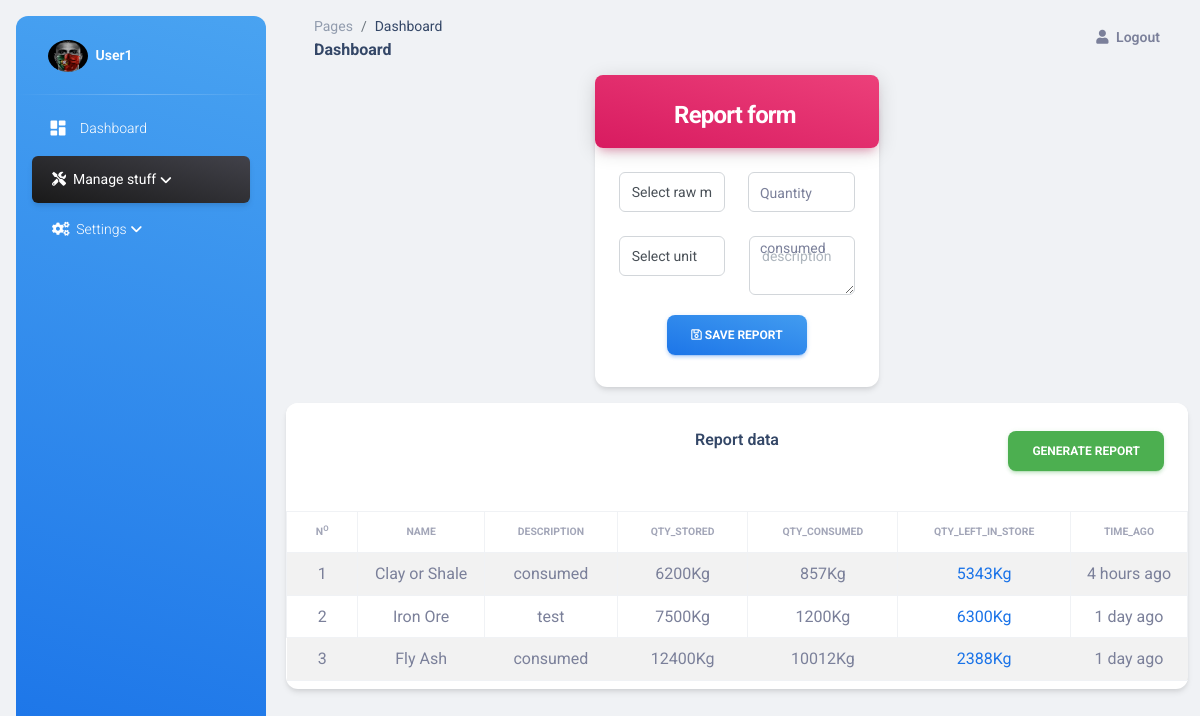
/system_users/Users/report.php (signed in), run on the app's committed database.
### tables this page shows
CREATE TABLE `users` (
  `u_id` int(11) NOT NULL,
  `name` varchar(100) DEFAULT NULL,
  `phone` varchar(100) DEFAULT NULL,
  `email` varchar(100) DEFAULT NULL,
  `password` varchar(100) DEFAULT NULL,
  `image` varchar(100) DEFAULT NULL
);

CREATE TABLE `raw_material` (
  `rm_id` int(11) NOT NULL,
  `name` varchar(100) DEFAULT NULL,
  `description` text DEFAULT NULL,
  `quantity_stored` int(11) DEFAULT NULL,
  `quantity_consumed` int(11) DEFAULT NULL,
  `unit` varchar(100) DEFAULT NULL,
  `consumed_time` varchar(100) DEFAULT NULL,
  `consumed_descr` text DEFAULT NULL,
  `user_fk_id` int(11) DEFAULT NULL
);

### system_users/Users/report.php (the view, shortened to what this page needs)
      <?php
    include "../../Connect/connection.php";
    $users_id=$_SESSION['u_id'];
    $sql_user_info="SELECT * FROM users where u_id=".$users_id."";
    $query_user_info=mysqli_query($con,$sql_user_info);
    while ($row_user_info=mysqli_fetch_assoc($query_user_info)) {
      $user_name=$row_user_info['name'];
      $user_image=$row_user_info['image'];
    }
                ?>
<!DOCTYPE html>
<html lang="en">
<?php require 'head.php';?>
<body class="g-sidenav-show  bg-gray-200">
  <aside class="sidenav navbar navbar-vertical navbar-expand-xs border-0 border-radius-xl my-3 fixed-start ms-3   bg-gradient-info" id="sidenav-main">
    <div class="sidenav-header">
      <a class="navbar-brand m-0" href="#" target="_blank">
        <img src="../../assets/img/users/<?php echo $user_image;?>" title="user image" style="width:40px;height:40px;border-radius:50%;" class="navbar-brand-img h-100" alt="main_logo">
        <span class="ms-1 font-weight-bold text-white"><?php echo $user_name;?></span>
      </a>
    </div>
    <hr class="horizontal light mt-0 mb-2">
    <div class="collapse navbar-collapse  w-auto " id="sidenav-collapse-main">
      <ul class="navbar-nav">
        <li class="nav-item">
          <a class="nav-link text-white" href="#" onclick="window.location.href='home.php'">
            <div class="text-white text-center me-2 d-flex align-items-center justify-content-center">
              <i class="material-icons opacity-10">dashboard</i>
            </div>
            <span class="nav-link-text ms-1">Dashboard</span>
          </a>
        </li>
        <li class="nav-item dropdown">
          <a class="nav-link dropdown-toggle text-white active bg-gradient-dark" href="#" id="navbarDropdown" role="button" data-bs-toggle="dropdown" aria-expanded="false">
            <span class="nav-link-text ms-1"><i class="fa fa-tools"></i>&nbsp;&nbsp;Manage stuff</span>
          </a>
        </li>
        <li class="nav-item dropdown">
          <a class="nav-link dropdown-toggle text-white" href="#" id="navbarDropdown" role="button" data-bs-toggle="dropdown" aria-expanded="false">
            <span class="nav-link-text ms-1"><i class="fa fa-cogs"></i>&nbsp;&nbsp;Settings</span>
          </a>
        </li>
      </ul>
    </div>
  </aside>
  <main class="main-content position-relative max-height-vh-100 h-100 border-radius-lg ">
    <nav class="navbar navbar-main navbar-expand-lg px-0 mx-4 shadow-none border-radius-xl" id="navbarBlur" data-scroll="true">
      <div class="container-fluid py-1 px-3">
        <nav aria-label="breadcrumb">
          <ol class="breadcrumb bg-transparent mb-0 pb-0 pt-1 px-0 me-sm-6 me-5">
            <li class="breadcrumb-item text-sm"><a class="opacity-5 text-dark" href="javascript:;">Pages</a></li>
            <li class="breadcrumb-item text-sm text-dark active" aria-current="page">Dashboard</li>
          </ol>
          <h6 class="font-weight-bolder mb-0">Dashboard</h6>
        </nav>
        <div class="collapse navbar-collapse mt-sm-0 mt-2 me-md-0 me-sm-4" id="navbar">
          <ul class="navbar-nav  justify-content-end">
            <li class="nav-item d-flex align-items-center">
              <a href="#" class="nav-link text-body font-weight-bold px-0" data-bs-toggle="modal" data-bs-target="#logoutModal">
                <i class="fa fa-user me-sm-1"></i>
                <span class="d-sm-inline d-none">Logout</span>
              </a>
            </li>
          </ul>
        </div>
      </div>
    </nav>
    <div class="container-fluid py-4">
      <div class="row">
        <div class="col-xl-4 col-sm-6"></div>
        <div class="col-xl-4 col-sm-6 mb-xl-0 mb-4">
            <div class="card z-index-0 fadeIn3 fadeInBottom">
              <div class="card-header p-0 position-relative mt-n4 z-index-2">
                <div class="bg-gradient-primary shadow-primary border-radius-lg py-3 pe-1">
                  <h4 class="text-white font-weight-bolder text-center mt-2 mb-0">Report form</h4>
                </div>
              </div>
              <div class="card-body">
                <form role="form" class="text-start" action="<?php echo htmlspecialchars($_SERVER['PHP_SELF']);?>" method="POST" enctype="multipart/form-data">
                    <div class="row">
                        <div class="col-xl-6 col-sm-6 mb-xl-0 mb-4">
                            <div class="input-group input-group-outline">
                            <select name="Raw_material" class="form-control" required>
                              <option value="">Select raw material</option>
                            </select>
                          </div>
                        </div>
                        <div class="col-xl-6 col-sm-6 mb-xl-0 mb-4">
                            <div class="input-group input-group-outline">
                              <label class="form-label">Quantity consumed</label>
                              <input type="number" class="form-control" name="quantity_consumed" required>
                            </div>
                        </div>
                    </div>
                    <div class="row">
                        <div class="col-xl-6 col-sm-6 mb-xl-0 mb-4">
                            <div class="input-group input-group-outline mt-4">
                              <select name="unit" class="form-control" required>
                                <option>Select unit</option>
                              </select>
                          </div>
                        </div>
                        <div class="col-xl-6 col-sm-6 mb-xl-0 mb-4">
                            <div class="input-group input-group-outline mt-4">
                              <textarea type="text" class="form-control" name="description" placeholder="description"></textarea>
                            </div>
                        </div>
                    </div>
                    <div class="text-center mx-5" style="margin-top:-4px;">
                        <button type="submit" class="btn bg-gradient-info w-100 my-4 mb-2" name="SubmitfileStorage"><i class="far fa-save"></i> Save report</button>
                    </div>
                </form>
              </div>
            </div>
        </div>
        <div class="col-xl-4 col-sm-6 mb-xl-0 mb-4"></div>
        <div class="col-xl-12 col-sm-6 mb-xl-0 mb-4">
            <div class="card mt-3">
              <div class="card-header pb-0">
                <div class="row">
                  <div class="col-lg-12 col-7 text-center">
                    <h6>Report data</h6>
                    <button class="btn btn-success" onclick="window.location.href='generate_report.php'" style="float:right;margin-top: -30px;" id="generate_report_btn_id">Generate report</button>
                  </div>
                </div>
              </div>
              <div class="card-body px-0 pb-2">
                <div class="table-responsive">
                  <table class="table align-items-center mb-0 text-center table-bordered table-striped" id="example1">
                    <thead class="text-center">
                      <tr>
                        <th class="text-uppercase text-secondary text-xxs font-weight-bolder opacity-7">N<sup>o</sup></th>
                        <th class="text-uppercase text-secondary text-xxs font-weight-bolder opacity-7">name</th>
                        <th class="text-center text-uppercase text-secondary text-xxs font-weight-bolder opacity-7">Description</th>
                        <th class="text-center text-uppercase text-secondary text-xxs font-weight-bolder opacity-7">Qty_stored</th>
                        <th class="text-center text-uppercase text-secondary text-xxs font-weight-bolder opacity-7">Qty_consumed</th>
                        <th class="text-center text-uppercase text-secondary text-xxs font-weight-bolder opacity-7">Qty_left_in_store</th>
                        <th class="text-center text-uppercase text-secondary text-xxs font-weight-bolder opacity-7">Time_ago</th>
                      </tr>
                    </thead>
                    <tbody>
                      <?php
                          $report_data=mysqli_query($con,"SELECT * from raw_material where quantity_consumed != 0 and raw_material.user_fk_id=".$users_id." ");
                          $count=1;
                          while ($report_row=mysqli_fetch_assoc($report_data)) {
                            $report_name=$report_row['name'];
                            $quantity_stored=$report_row['quantity_stored'];
                            $quantity_consumed=$report_row['quantity_consumed'];
                            $report_rdate=$report_row['consumed_time'];
                            $report_descr=$report_row['consumed_descr'];
                            $report_unit=$report_row['unit'];
                            $timestamp = $report_rdate;
                            $currentDateTime = new DateTime();
                            $timestampDateTime = new DateTime($timestamp);
                            $difference = $currentDateTime->diff($timestampDateTime);
                            if ($difference->y > 0) {
                                $timeAgo = $difference->y . ' year' . ($difference->y > 1 ? 's' : '') . ' ago';
                            } elseif ($difference->m > 0) {
                                $timeAgo = $difference->m . ' month' . ($difference->m > 1 ? 's' : '') . ' ago';
                            } elseif ($difference->d > 0) {
                                $timeAgo = $difference->d . ' day' . ($difference->d > 1 ? 's' : '') . ' ago';
                            } elseif ($difference->h > 0) {
                                $timeAgo = $difference->h . ' hour' . ($difference->h > 1 ? 's' : '') . ' ago';
                            } elseif ($difference->i > 0) {
                                $timeAgo = $difference->i . ' minute' . ($difference->i > 1 ? 's' : '') . ' ago';
                            } else {
                                $timeAgo = 'just now';
                            }
                            echo '
                              <tr>
                                <td class="text-center">
                                  '.$count++.'
                                </td>
                                <td>
                                  '.$report_name.'
                                </td>
                                <td class="align-middle text-center">
                                  '.$report_descr.'
                                </td>
                                <td class="align-middle text-center">
                                  '.$quantity_stored.$report_unit.'
                                </td>
                                <td class="align-middle text-center">
                                  '.$quantity_consumed.$report_unit.'
                                </td>
                                <td class="align-middle text-center text-info">
                                  '.$quantity_stored-$quantity_consumed.$report_unit.'
                                </td>
                                <td class="align-middle text-center">
                                  '.$timeAgo.'
                                </td>
                              </tr>
                            ';
                        }
                            ?>
                    </tbody>
                  </table>
                </div>
              </div>
            </div>
        </div>
      </div>
  </main>
</body>
</html>

### data on the page
users: image (picture), name "User1"
raw_material: name "Clay or Shale", consumed_descr "consumed", quantity_stored "6200", unit "Kg", quantity_consumed "857", $quantity_stored-$quantity_consumed "5343", consumed_time "4 hours ago"
raw_material: name "Iron Ore", consumed_descr "test", quantity_stored "7500", unit "Kg", quantity_consumed "1200", $quantity_stored-$quantity_consumed "6300", consumed_time "1 day ago"
raw_material: name "Fly Ash", consumed_descr "consumed", quantity_stored "12400", unit "Kg", quantity_consumed "10012", $quantity_stored-$quantity_consumed "2388", consumed_time "1 day ago"
